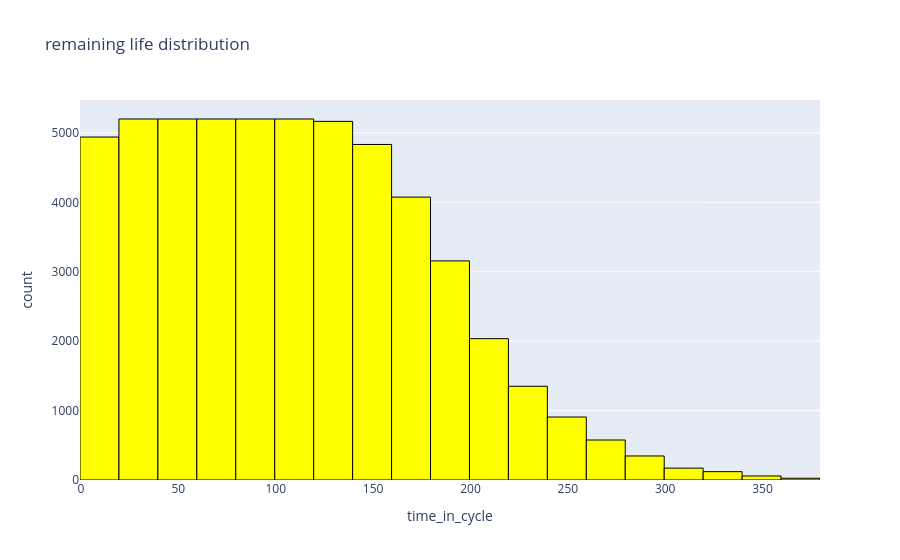

Write notebook code for a chart like this one.
### Code cell
fig = px.histogram(fd002_train, x="time_in_cycle", nbins= 25, title = "remaining life distribution")
fig.update_traces(marker = dict(color = "yellow", line = dict(color = "black", width = 1)))
fig.show()

### Figure 1 — Plotly figure (JSON) as saved in the notebook; plotly's stock layout.template omitted (floating-point values rounded to 4 significant figures; data arrays with more than 128 entries replaced by an {"elided": "..."} marker saying what was removed)
{"data": [{"bingroup": "x", "hovertemplate": "time_in_cycle=%{x}<br>count=%{y}<extra></extra>", "legendgroup": "", "marker": {"color": "yellow", "line": {"color": "black", "width": 1}, "pattern": {"shape": ""}}, "name": "", "nbinsx": 25, "orientation": "v", "showlegend": false, "type": "histogram", "x": {"elided": "53759 int values"}, "xaxis": "x", "yaxis": "y"}], "layout": {"barmode": "relative", "legend": {"tracegroupgap": 0}, "title": {"text": "remaining life distribution"}, "xaxis": {"anchor": "y", "domain": [0, 1], "title": {"text": "time_in_cycle"}}, "yaxis": {"anchor": "x", "domain": [0, 1], "title": {"text": "count"}}}}
